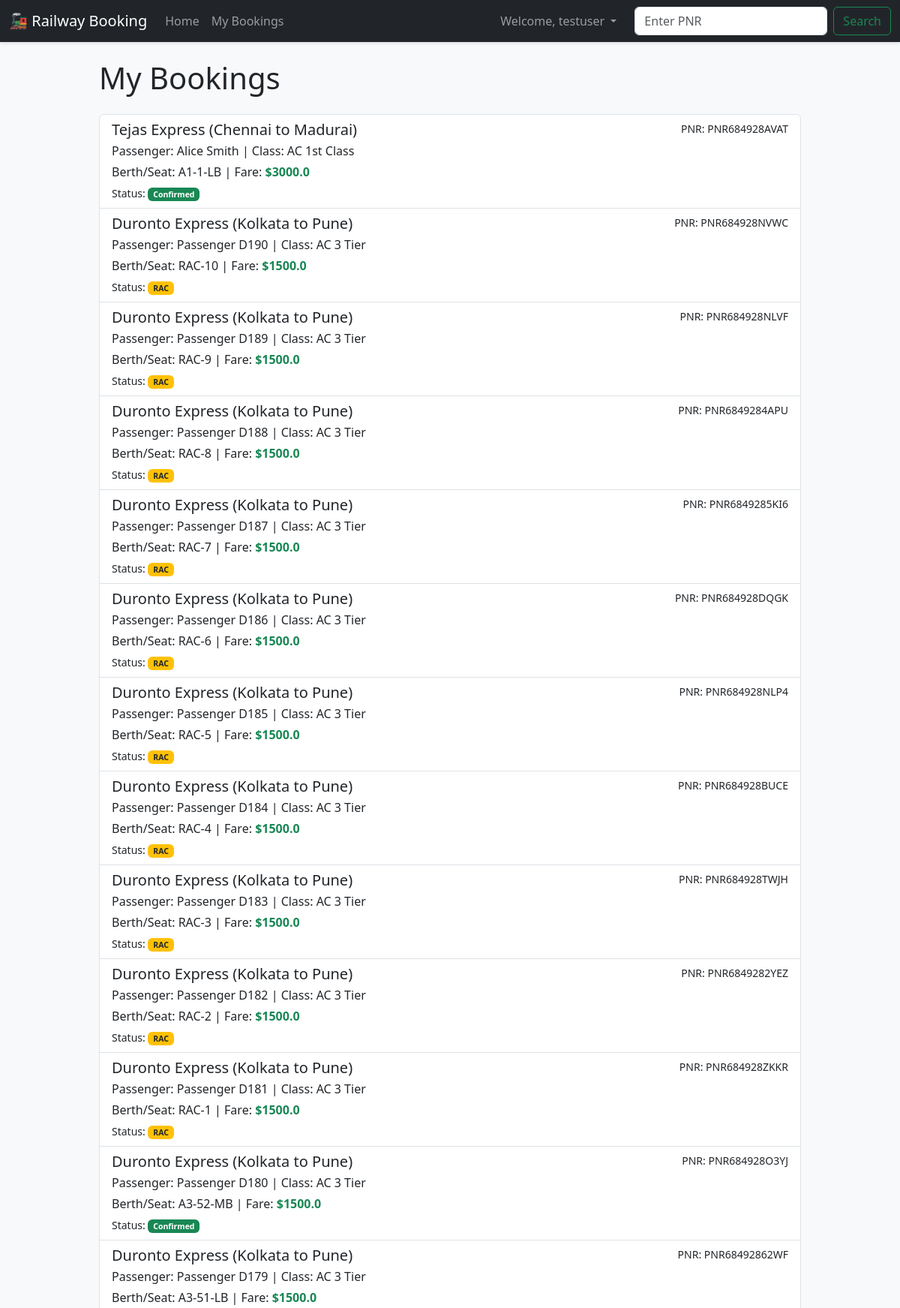
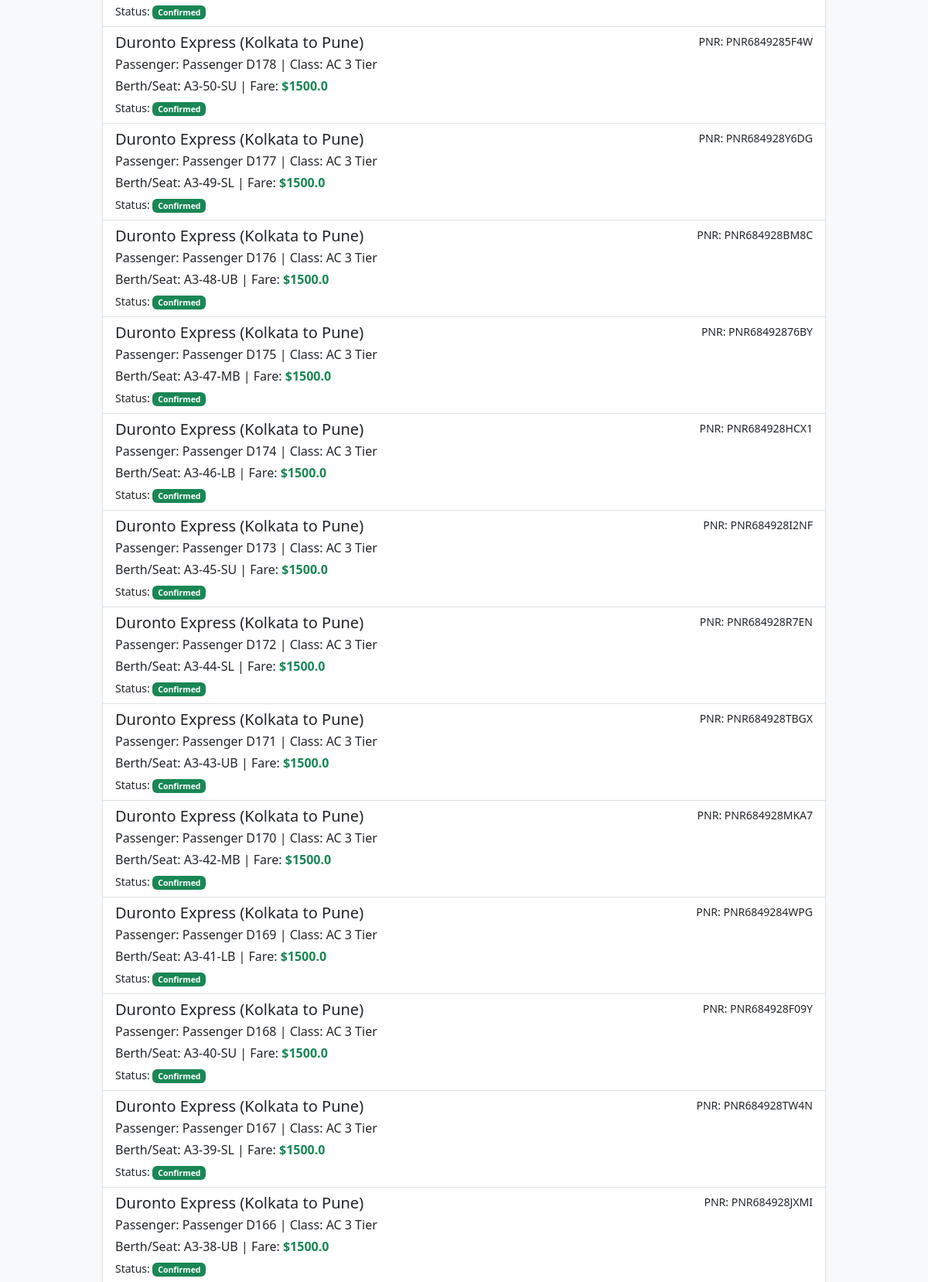
Screenshot of /my_bookings (signed in, upper part) with the database file from the repository (2 pictures, top to bottom).
### app.py (models this page shows)
class Booking(db.Model):
    id = db.Column(db.Integer, primary_key=True)
    pnr_number = db.Column(db.String(20), unique=True, nullable=False)
    train_id = db.Column(db.Integer, db.ForeignKey('train.id'), nullable=False)
    user_id = db.Column(db.Integer, db.ForeignKey('user.id'), nullable=False)
    passenger_name = db.Column(db.String(100), nullable=False)
    passenger_age = db.Column(db.Integer, nullable=False)
    seat_class = db.Column(db.String(50), nullable=False, default='Sleeper')
    berth_preference = db.Column(db.String(50), nullable=True)
    status = db.Column(db.String(20), default='Confirmed')
    seat_number = db.Column(db.String(20), nullable=True)
    fare = db.Column(db.Float, nullable=False, default=0.0)

class Train(db.Model):
    id = db.Column(db.Integer, primary_key=True)
    train_name = db.Column(db.String(100), nullable=False)
    source = db.Column(db.String(100), nullable=False)
    destination = db.Column(db.String(100), nullable=False)
    departure_time = db.Column(db.String(10), nullable=False) # e.g., '06:15'
    total_seats = db.Column(db.Integer, nullable=False)
    bookings = db.relationship('Booking', backref='train', lazy=True)

### app.py (the view)
@app.route('/my_bookings')
def my_bookings():
    if not session.get('logged_in'):
        flash('You must be logged in to view your bookings.', 'danger')
        return redirect(url_for('login'))
    user_id = session['user_id']
    bookings = Booking.query.filter_by(user_id=user_id).order_by(Booking.id.desc()).all()
    return render_template('my_bookings.html', bookings=bookings)

### templates/my_bookings.html
{% extends 'base.html' %}
{% block content %}
  <h1 class="display-6 mb-4">My Bookings</h1>
  {% if bookings %}
    <div class="list-group">
      {% for booking in bookings %}
        <a href="{{ url_for('pnr_status', pnr=booking.pnr_number) }}" class="list-group-item list-group-item-action">
          <div class="d-flex w-100 justify-content-between">
            <h5 class="mb-1">{{ booking.train.train_name }} ({{ booking.train.source }} to {{ booking.train.destination }})</h5>
            <small>PNR: {{ booking.pnr_number }}</small>
          </div>
          <p class="mb-1">Passenger: {{ booking.passenger_name }} | Class: {{ booking.seat_class }}</p>
          <p class="mb-1">Berth/Seat: {{ booking.seat_number or 'N/A' }} | Fare: <span class="fw-bold text-success">${{ booking.fare|round(2) }}</span></p>
          <small>Status: <span class="badge
          {% if booking.status == 'Confirmed' %}
            bg-success
          {% elif booking.status == 'RAC' %}
            bg-warning text-dark
          {% else %}
            bg-info
          {% endif %}
          ">{{ booking.status }}</span></small>
        </a>
      {% endfor %}
    </div>
  {% else %}
    <div class="alert alert-info">You have not made any bookings yet.</div>
  {% endif %}
{% endblock %}

### static/css/style.css (style rules this page uses)
body { background-color: #f8f9fa; }

### rows the page displays
Booking: train.train_name "Tejas Express", train.source "Chennai", train.destination "Madurai", pnr_number "PNR684928AVAT", passenger_name "Alice Smith", seat_class "AC 1st Class", seat_number "A1-1-LB", fare "3000.0", status "Confirmed"
Booking: train.train_name "Duronto Express", train.source "Kolkata", train.destination "Pune", pnr_number "PNR684928NVWC", passenger_name "Passenger D190", seat_class "AC 3 Tier", seat_number "RAC-10", fare "1500.0", status "RAC"
Booking: train.train_name "Duronto Express", train.source "Kolkata", train.destination "Pune", pnr_number "PNR684928NLVF", passenger_name "Passenger D189", seat_class "AC 3 Tier", seat_number "RAC-9", fare "1500.0", status "RAC"
Booking: train.train_name "Duronto Express", train.source "Kolkata", train.destination "Pune", pnr_number "PNR6849284APU", passenger_name "Passenger D188", seat_class "AC 3 Tier", seat_number "RAC-8", fare "1500.0", status "RAC"
Booking: train.train_name "Duronto Express", train.source "Kolkata", train.destination "Pune", pnr_number "PNR6849285KI6", passenger_name "Passenger D187", seat_class "AC 3 Tier", seat_number "RAC-7", fare "1500.0", status "RAC"
Booking: train.train_name "Duronto Express", train.source "Kolkata", train.destination "Pune", pnr_number "PNR684928DQGK", passenger_name "Passenger D186", seat_class "AC 3 Tier", seat_number "RAC-6", fare "1500.0", status "RAC"
Booking: train.train_name "Duronto Express", train.source "Kolkata", train.destination "Pune", pnr_number "PNR684928NLP4", passenger_name "Passenger D185", seat_class "AC 3 Tier", seat_number "RAC-5", fare "1500.0", status "RAC"
Booking: train.train_name "Duronto Express", train.source "Kolkata", train.destination "Pune", pnr_number "PNR684928BUCE", passenger_name "Passenger D184", seat_class "AC 3 Tier", seat_number "RAC-4", fare "1500.0", status "RAC"
Booking: train.train_name "Duronto Express", train.source "Kolkata", train.destination "Pune", pnr_number "PNR684928TWJH", passenger_name "Passenger D183", seat_class "AC 3 Tier", seat_number "RAC-3", fare "1500.0", status "RAC"
Booking: train.train_name "Duronto Express", train.source "Kolkata", train.destination "Pune", pnr_number "PNR6849282YEZ", passenger_name "Passenger D182", seat_class "AC 3 Tier", seat_number "RAC-2", fare "1500.0", status "RAC"
Booking: train.train_name "Duronto Express", train.source "Kolkata", train.destination "Pune", pnr_number "PNR684928ZKKR", passenger_name "Passenger D181", seat_class "AC 3 Tier", seat_number "RAC-1", fare "1500.0", status "RAC"
Booking: train.train_name "Duronto Express", train.source "Kolkata", train.destination "Pune", pnr_number "PNR684928O3YJ", passenger_name "Passenger D180", seat_class "AC 3 Tier", seat_number "A3-52-MB", fare "1500.0", status "Confirmed"
Booking: train.train_name "Duronto Express", train.source "Kolkata", train.destination "Pune", pnr_number "PNR68492862WF", passenger_name "Passenger D179", seat_class "AC 3 Tier", seat_number "A3-51-LB", fare "1500.0", status "Confirmed"
Booking: train.train_name "Duronto Express", train.source "Kolkata", train.destination "Pune", pnr_number "PNR6849285F4W", passenger_name "Passenger D178", seat_class "AC 3 Tier", seat_number "A3-50-SU", fare "1500.0", status "Confirmed"
Booking: train.train_name "Duronto Express", train.source "Kolkata", train.destination "Pune", pnr_number "PNR684928Y6DG", passenger_name "Passenger D177", seat_class "AC 3 Tier", seat_number "A3-49-SL", fare "1500.0", status "Confirmed"
Booking: train.train_name "Duronto Express", train.source "Kolkata", train.destination "Pune", pnr_number "PNR684928BM8C", passenger_name "Passenger D176", seat_class "AC 3 Tier", seat_number "A3-48-UB", fare "1500.0", status "Confirmed"
Booking: train.train_name "Duronto Express", train.source "Kolkata", train.destination "Pune", pnr_number "PNR68492876BY", passenger_name "Passenger D175", seat_class "AC 3 Tier", seat_number "A3-47-MB", fare "1500.0", status "Confirmed"
Booking: train.train_name "Duronto Express", train.source "Kolkata", train.destination "Pune", pnr_number "PNR684928HCX1", passenger_name "Passenger D174", seat_class "AC 3 Tier", seat_number "A3-46-LB", fare "1500.0", status "Confirmed"
Booking: train.train_name "Duronto Express", train.source "Kolkata", train.destination "Pune", pnr_number "PNR684928I2NF", passenger_name "Passenger D173", seat_class "AC 3 Tier", seat_number "A3-45-SU", fare "1500.0", status "Confirmed"
Booking: train.train_name "Duronto Express", train.source "Kolkata", train.destination "Pune", pnr_number "PNR684928R7EN", passenger_name "Passenger D172", seat_class "AC 3 Tier", seat_number "A3-44-SL", fare "1500.0", status "Confirmed"
Booking: train.train_name "Duronto Express", train.source "Kolkata", train.destination "Pune", pnr_number "PNR684928TBGX", passenger_name "Passenger D171", seat_class "AC 3 Tier", seat_number "A3-43-UB", fare "1500.0", status "Confirmed"
Booking: train.train_name "Duronto Express", train.source "Kolkata", train.destination "Pune", pnr_number "PNR684928MKA7", passenger_name "Passenger D170", seat_class "AC 3 Tier", seat_number "A3-42-MB", fare "1500.0", status "Confirmed"
Booking: train.train_name "Duronto Express", train.source "Kolkata", train.destination "Pune", pnr_number "PNR6849284WPG", passenger_name "Passenger D169", seat_class "AC 3 Tier", seat_number "A3-41-LB", fare "1500.0", status "Confirmed"
Booking: train.train_name "Duronto Express", train.source "Kolkata", train.destination "Pune", pnr_number "PNR684928F09Y", passenger_name "Passenger D168", seat_class "AC 3 Tier", seat_number "A3-40-SU", fare "1500.0", status "Confirmed"
Booking: train.train_name "Duronto Express", train.source "Kolkata", train.destination "Pune", pnr_number "PNR684928TW4N", passenger_name "Passenger D167", seat_class "AC 3 Tier", seat_number "A3-39-SL", fare "1500.0", status "Confirmed"
Booking: train.train_name "Duronto Express", train.source "Kolkata", train.destination "Pune", pnr_number "PNR684928JXMI", passenger_name "Passenger D166", seat_class "AC 3 Tier", seat_number "A3-38-UB", fare "1500.0", status "Confirmed"

### other values shown
{{ session.username }} "testuser"
